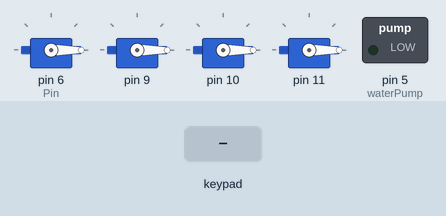
Bench run of a sketch on a simulated Arduino Uno, built with avr-gcc and run on an emulated ATmega328P. Parts: 4 × servo, switched loads named in the sketch (green lamp = pin HIGH). The inputs (shaded band) are chosen by the test bench. What the sketch prints to the serial monitor is not drawn.

Above: at 1.2 s.
1.3 s: key 'U' pressed
At 1.52 s:
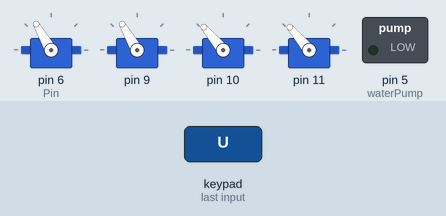
3.2 s: key 'X' pressed
At 3.42 s:
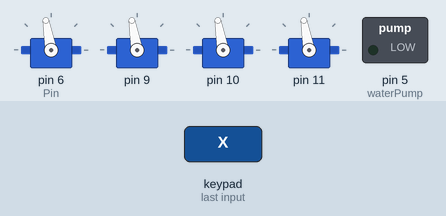
5.1 s: key 'O' pressed
At 5.32 s:
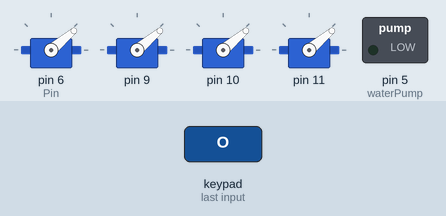
7.0 s: key 'T' pressed
At 7.23 s:
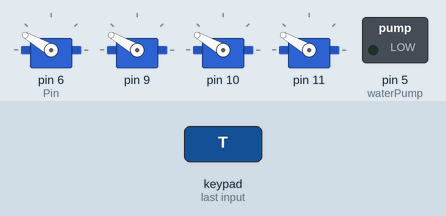
8.9 s: key '-' pressed
At 9.13 s:
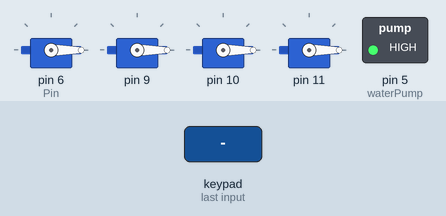
Timing chart, 0 to 11.8 s (numbered marks = the images above; inputs shaded):
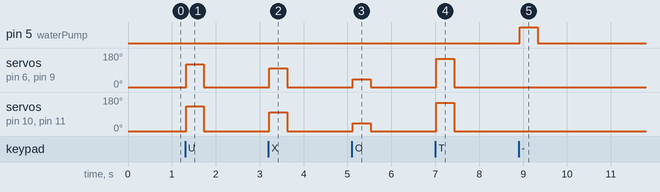

Measured:
- after the input at 1.3 s, servo on pin 6 (Pin), servo on pin 9: 0° → 120° at once, → 0° 0.41 s later; servo on pin 10, servo on pin 11: 0° → 130° at once, → 0° 0.41 s later
- after the input at 3.2 s, servo on pin 6 (Pin), servo on pin 9–11: 0° → 100° at once, → 0° 0.41 s later
- after the input at 5.1 s, servo on pin 6 (Pin), servo on pin 9–11: 0° → 40° at once, → 0° 0.41 s later
- after the input at 7.0 s, servo on pin 6 (Pin), servo on pin 9–11: 0° → 150° at once, → 0° 0.41 s later
- after the input at 8.9 s, pin 5 (waterPump): LOW → HIGH at once, → LOW 0.41 s later

The sketch:

dabble_motorcode.ino
```cpp
/*
   Gamepad module provides three different mode namely Digital, JoyStick and Accerleometer.

   You can reduce the size of library compiled by enabling only those modules that you want to
   use. For this first define CUSTOM_SETTINGS followed by defining INCLUDE_modulename.

   Explore more on: https://thestempedia.com/docs/dabble/game-pad-module/
*/
#define CUSTOM_SETTINGS
#define INCLUDE_GAMEPAD_MODULE
#include <Dabble.h>

#include <Servo.h>
#define NUMMOTORS 4

typedef struct MotorDef
{
    Servo   Motor;
    int     Pin;   // Indicates the Pin this motor is connected to
};

MotorDef Motors[NUMMOTORS];

typedef struct ESCSettingsDef
{
  int Low;
  int High;
};

ESCSettingsDef ESCSettings;

// #define PROGRAM_MODE
// #define THROTTLE_MODE
#define NORMAL_MODE

int CurrentSpeed = 0;
//int Step = 10;


#define ESC_HIGH_DEFAULT 200
#define ESC_LOW_DEFAULT 20
int waterPump = 5;
void setup() {
  // put your setup code here, to run once:
  Serial.begin(9600);      // make sure your Serial Monitor is also set at this baud rate.
  Dabble.begin(9600);      //Enter baudrate of your bluetooth.Connect bluetooth on Bluetooth port present on evive.
  Motors[0].Pin =  6;//FL
	Motors[1].Pin =  9;//FR
	Motors[2].Pin =  10;//RL
	Motors[3].Pin =  11;//RR

  for(int i = 0; i < NUMMOTORS; i++)
    {
      int pin = Motors[i].Pin;
      Motors[i].Motor.attach(pin);
    }
    // Motors[0].Motor.write(0);
    // Motors[1].Motor.write(0);
    // Motors[2].Motor.write(0);
    // Motors[3].Motor.write(0);
    pinMode(waterPump, OUTPUT);
    digitalWrite(waterPump, LOW);
  // Set the ESC settings to the defaults
	// ESCSettings.Low   = ESC_LOW_DEFAULT;
	// ESCSettings.High  = ESC_HIGH_DEFAULT;


}

void loop() {
  Dabble.processInput();             //this function is used to refresh data obtained from smartphone.Hence calling this function is mandatory in order to get data properly from your mobile.
  Serial.print("KeyPressed: ");

  if (GamePad.isUpPressed())//drone moves forward
  {
    Motors[0].Motor.write(120);
    Motors[1].Motor.write(120);
    Motors[2].Motor.write(130);
    Motors[3].Motor.write(130);
    Serial.print("UP");
  }

  else if (GamePad.isDownPressed())//drone moves backward
  {
    Motors[0].Motor.write(130);
    Motors[1].Motor.write(130);
    Motors[2].Motor.write(120);
    Motors[3].Motor.write(120);
    Serial.print("DOWN");
  }

  else if (GamePad.isLeftPressed())//drone moves left
  {
    Motors[0].Motor.write(120);
    Motors[1].Motor.write(130);
    Motors[2].Motor.write(120);
    Motors[3].Motor.write(130);
    Serial.print("Left");
  }

  else if (GamePad.isRightPressed())//drone moves right
  {
    Motors[0].Motor.write(130);
    Motors[1].Motor.write(120);
    Motors[2].Motor.write(130);
    Motors[3].Motor.write(120);
    Serial.print("Right");
  }

  else if (GamePad.isSquarePressed())//turn drone to the left
  {
    //Be sure to note the direction of the motor before changing values
    Motors[0].Motor.write(40);
    Motors[1].Motor.write(40);
    Motors[2].Motor.write(40);
    Motors[3].Motor.write(40);
    Serial.print("Square");
  }

  else if (GamePad.isCirclePressed())//turn drone right
  {
    //Be sure to note the direction of the motor before changing values
    Motors[0].Motor.write(40);
    Motors[1].Motor.write(40);
    Motors[2].Motor.write(40);
    Motors[3].Motor.write(40);
    Serial.print("Circle");
  }

  else if (GamePad.isCrossPressed())//lowers drone
  {
    Motors[0].Motor.write(100);
    Motors[1].Motor.write(100);
    Motors[2].Motor.write(100);
    Motors[3].Motor.write(100);
    Serial.print("Cross");
  }

  else if (GamePad.isTrianglePressed())//raises drone height
  {
    Motors[0].Motor.write(150);
    Motors[1].Motor.write(150);
    Motors[2].Motor.write(150);
    Motors[3].Motor.write(150);
    Serial.print("Triangle");
  }

  else if (GamePad.isStartPressed())//could be used to turn on/off the system: TBD
  {
    Motors[0].Motor.write(0);
    Motors[1].Motor.write(0);
    Motors[2].Motor.write(0);
    Motors[3].Motor.write(0);
    Serial.print("Start");
  }

  else if (GamePad.isSelectPressed())//could be used to shoot water from pump: TBD
  {
    Motors[0].Motor.write(0);
    Motors[1].Motor.write(0);
    Motors[2].Motor.write(0);
    Motors[3].Motor.write(0);
    digitalWrite(waterPump, HIGH);
    Serial.print("Select");
  }

  else
  {
    Motors[0].Motor.write(0);
    Motors[1].Motor.write(0);
    Motors[2].Motor.write(0);
    Motors[3].Motor.write(0);
    digitalWrite(waterPump, LOW);
  }
  Serial.print('\t');

  // int a = GamePad.getAngle();
  // Serial.print("Angle: ");
  // Serial.print(a);
  // Serial.print('\t');
  // int b = GamePad.getRadius();
  // Serial.print("Radius: ");
  // Serial.print(b);
  // Serial.print('\t');
  // float c = GamePad.getXaxisData();
  // Serial.print("x_axis: ");
  // Serial.print(c);
  // Serial.print('\t');
  // float d = GamePad.getYaxisData();
  // Serial.print("y_axis: ");
  // Serial.println(d);
  // Serial.println();
}
```
